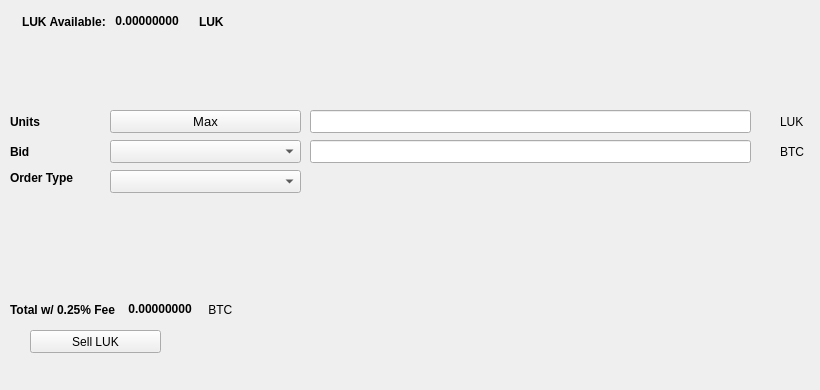
   <widget class="QWidget" name="SellTab">
    <attribute name="title">
     <string>Sell</string>
    </attribute>
    <widget class="QLabel" name="label_16">
     <property name="geometry">
      <rect>
       <x>780</x>
       <y>140</y>
       <width>31</width>
       <height>23</height>
      </rect>
     </property>
     <property name="text">
      <string>BTC</string>
     </property>
    </widget>
    <widget class="QComboBox" name="SellBidcomboBox">
     <property name="geometry">
      <rect>
       <x>110</x>
       <y>140</y>
       <width>191</width>
       <height>23</height>
      </rect>
     </property>
     <property name="font">
      <font>
       <pointsize>10</pointsize>
      </font>
     </property>
    </widget>
    <widget class="QLabel" name="label_18">
     <property name="geometry">
      <rect>
       <x>10</x>
       <y>110</y>
       <width>46</width>
       <height>23</height>
      </rect>
     </property>
     <property name="font">
      <font>
       <weight>75</weight>
       <bold>true</bold>
      </font>
     </property>
     <property name="text">
      <string>Units</string>
     </property>
    </widget>
    <widget class="QPushButton" name="Sell_Max_Amount">
     <property name="geometry">
      <rect>
       <x>110</x>
       <y>110</y>
       <width>191</width>
       <height>23</height>
      </rect>
     </property>
     <property name="font">
      <font>
       <pointsize>10</pointsize>
      </font>
     </property>
     <property name="text">
      <string>Max</string>
     </property>
    </widget>
    <widget class="QLabel" name="label_20">
     <property name="geometry">
      <rect>
       <x>10</x>
       <y>170</y>
       <width>91</width>
       <height>16</height>
      </rect>
     </property>
     <property name="font">
      <font>
       <weight>75</weight>
       <bold>true</bold>
      </font>
     </property>
     <property name="text">
      <string>Order Type</string>
     </property>
    </widget>
    <widget class="QComboBox" name="SellOrdertypeCombo">
     <property name="geometry">
      <rect>
       <x>110</x>
       <y>170</y>
       <width>191</width>
       <height>23</height>
      </rect>
     </property>
     <property name="font">
      <font>
       <pointsize>10</pointsize>
      </font>
     </property>
    </widget>
    <widget class="QLabel" name="label_21">
     <property name="geometry">
      <rect>
       <x>10</x>
       <y>140</y>
       <width>46</width>
       <height>23</height>
      </rect>
     </property>
     <property name="font">
      <font>
       <weight>75</weight>
       <bold>true</bold>
      </font>
     </property>
     <property name="text">
      <string>Bid</string>
     </property>
    </widget>
    <widget class="QLabel" name="label_22">
     <property name="geometry">
      <rect>
       <x>780</x>
       <y>110</y>
       <width>31</width>
       <height>23</height>
      </rect>
     </property>
     <property name="text">
      <string>LUK</string>
     </property>
    </widget>
    <widget class="QLineEdit" name="UnitsInputLUK">
     <property name="geometry">
      <rect>
       <x>310</x>
       <y>110</y>
       <width>441</width>
       <height>23</height>
      </rect>
     </property>
     <property name="font">
      <font>
       <pointsize>9</pointsize>
       <weight>75</weight>
       <bold>true</bold>
      </font>
     </property>
    </widget>
    <widget class="QLineEdit" name="SellBidPriceEdit">
     <property name="geometry">
      <rect>
       <x>310</x>
       <y>140</y>
       <width>441</width>
       <height>23</height>
      </rect>
     </property>
     <property name="font">
      <font>
       <pointsize>9</pointsize>
       <weight>75</weight>
       <bold>true</bold>
      </font>
     </property>
    </widget>
    <widget class="QPushButton" name="SellLUKBTN">
     <property name="geometry">
      <rect>
       <x>30</x>
       <y>330</y>
       <width>131</width>
       <height>23</height>
      </rect>
     </property>
     <property name="text">
      <string>Sell LUK</string>
     </property>
     <property name="icon">
      <iconset resource="../luckycoin">
       <normaloff>:/icons/bitcoin</normaloff>:/icons/bitcoin</iconset>
     </property>
    </widget>
    <widget class="QWidget" name="layoutWidget3">
     <property name="geometry">
      <rect>
       <x>22</x>
       <y>12</y>
       <width>258</width>
       <height>19</height>
      </rect>
     </property>
     <layout class="QHBoxLayout" name="horizontalLayout">
      <item>
       <widget class="QLabel" name="label232_2">
        <property name="font">
         <font>
          <weight>75</weight>
          <bold>true</bold>
         </font>
        </property>
        <property name="text">
         <string>LUK Available:</string>
        </property>
       </widget>
      </item>
      <item>
       <widget class="QLabel" name="LUKAvailableLabel">
        <property name="palette">
         <palette>
          <active>
           <colorrole role="WindowText">
            <brush brushstyle="SolidPattern">
             <color alpha="255">
              <red>0</red>
              <green>0</green>
              <blue>0</blue>
             </color>
            </brush>
           </colorrole>
           <colorrole role="Button">
            <brush brushstyle="SolidPattern">
             <color alpha="255">
              <red>0</red>
              <green>170</green>
              <blue>0</blue>
             </color>
            </brush>
           </colorrole>
           <colorrole role="Light">
            <brush brushstyle="SolidPattern">
             <color alpha="255">
              <red>0</red>
              <green>255</green>
              <blue>0</blue>
             </color>
            </brush>
           </colorrole>
           <colorrole role="Midlight">
            <brush brushstyle="SolidPattern">
             <color alpha="255">
              <red>0</red>
              <green>212</green>
              <blue>0</blue>
             </color>
            </brush>
           </colorrole>
           <colorrole role="Dark">
            <brush brushstyle="SolidPattern">
             <color alpha="255">
              <red>0</red>
              <green>85</green>
              <blue>0</blue>
             </color>
            </brush>
           </colorrole>
           <colorrole role="Mid">
            <brush brushstyle="SolidPattern">
             <color alpha="255">
              <red>0</red>
              <green>113</green>
              <blue>0</blue>
             </color>
            </brush>
           </colorrole>
           <colorrole role="Text">
            <brush brushstyle="SolidPattern">
             <color alpha="255">
              <red>0</red>
              <green>170</green>
              <blue>0</blue>
             </color>
            </brush>
           </colorrole>
           <colorrole role="BrightText">
            <brush brushstyle="SolidPattern">
             <color alpha="255">
              <red>255</red>
              <green>255</green>
              <blue>255</blue>
             </color>
            </brush>
           </colorrole>
           <colorrole role="ButtonText">
            <brush brushstyle="SolidPattern">
             <color alpha="255">
              <red>0</red>
              <green>0</green>
              <blue>0</blue>
             </color>
            </brush>
           </colorrole>
           <colorrole role="Base">
            <brush brushstyle="SolidPattern">
             <color alpha="255">
              <red>255</red>
              <green>255</green>
              <blue>255</blue>
             </color>
            </brush>
           </colorrole>
           <colorrole role="Window">
            <brush brushstyle="SolidPattern">
             <color alpha="255">
              <red>0</red>
              <green>170</green>
              <blue>0</blue>
             </color>
            </brush>
           </colorrole>
           <colorrole role="Shadow">
            <brush brushstyle="SolidPattern">
             <color alpha="255">
              <red>0</red>
              <green>0</green>
              <blue>0</blue>
             </color>
            </brush>
           </colorrole>
           <colorrole role="AlternateBase">
            <brush brushstyle="SolidPattern">
             <color alpha="255">
              <red>127</red>
              <green>212</green>
              <blue>127</blue>
             </color>
            </brush>
           </colorrole>
           <colorrole role="ToolTipBase">
            <brush brushstyle="SolidPattern">
             <color alpha="255">
              <red>255</red>
              <green>255</green>
              <blue>220</blue>
             </color>
            </brush>
           </colorrole>
           <colorrole role="ToolTipText">
            <brush brushstyle="SolidPattern">
             <color alpha="255">
              <red>0</red>
              <green>0</green>
              <blue>0</blue>
             </color>
            </brush>
           </colorrole>
          </active>
          <inactive>
           <colorrole role="WindowText">
            <brush brushstyle="SolidPattern">
             <color alpha="255">
              <red>0</red>
              <green>0</green>
              <blue>0</blue>
             </color>
            </brush>
           </colorrole>
           <colorrole role="Button">
            <brush brushstyle="SolidPattern">
             <color alpha="255">
              <red>0</red>
              <green>170</green>
              <blue>0</blue>
             </color>
            </brush>
           </colorrole>
           <colorrole role="Light">
            <brush brushstyle="SolidPattern">
             <color alpha="255">
              <red>0</red>
              <green>255</green>
              <blue>0</blue>
             </color>
            </brush>
           </colorrole>
           <colorrole role="Midlight">
            <brush brushstyle="SolidPattern">
             <color alpha="255">
              <red>0</red>
              <green>212</green>
              <blue>0</blue>
             </color>
            </brush>
           </colorrole>
           <colorrole role="Dark">
            <brush brushstyle="SolidPattern">
             <color alpha="255">
              <red>0</red>
              <green>85</green>
              <blue>0</blue>
             </color>
            </brush>
           </colorrole>
           <colorrole role="Mid">
            <brush brushstyle="SolidPattern">
             <color alpha="255">
              <red>0</red>
              <green>113</green>
              <blue>0</blue>
             </color>
            </brush>
           </colorrole>
           <colorrole role="Text">
            <brush brushstyle="SolidPattern">
             <color alpha="255">
              <red>0</red>
              <green>170</green>
              <blue>0</blue>
             </color>
            </brush>
           </colorrole>
           <colorrole role="BrightText">
            <brush brushstyle="SolidPattern">
             <color alpha="255">
              <red>255</red>
              <green>255</green>
              <blue>255</blue>
             </color>
            </brush>
           </colorrole>
           <colorrole role="ButtonText">
            <brush brushstyle="SolidPattern">
             <color alpha="255">
              <red>0</red>
              <green>0</green>
              <blue>0</blue>
             </color>
            </brush>
           </colorrole>
           <colorrole role="Base">
            <brush brushstyle="SolidPattern">
             <color alpha="255">
              <red>255</red>
              <green>255</green>
              <blue>255</blue>
             </color>
            </brush>
           </colorrole>
           <colorrole role="Window">
            <brush brushstyle="SolidPattern">
             <color alpha="255">
              <red>0</red>
              <green>170</green>
              <blue>0</blue>
             </color>
            </brush>
           </colorrole>
           <colorrole role="Shadow">
            <brush brushstyle="SolidPattern">
             <color alpha="255">
              <red>0</red>
              <green>0</green>
              <blue>0</blue>
             </color>
            </brush>
           </colorrole>
           <colorrole role="AlternateBase">
            <brush brushstyle="SolidPattern">
             <color alpha="255">
              <red>127</red>
              <green>212</green>
              <blue>127</blue>
             </color>
            </brush>
           </colorrole>
           <colorrole role="ToolTipBase">
            <brush brushstyle="SolidPattern">
             <color alpha="255">
              <red>255</red>
              <green>255</green>
              <blue>220</blue>
             </color>
            </brush>
           </colorrole>
           <colorrole role="ToolTipText">
            <brush brushstyle="SolidPattern">
             <color alpha="255">
              <red>0</red>
              <green>0</green>
              <blue>0</blue>
             </color>
            </brush>
           </colorrole>
          </inactive>
          <disabled>
           <colorrole role="WindowText">
            <brush brushstyle="SolidPattern">
             <color alpha="255">
              <red>0</red>
              <green>85</green>
              <blue>0</blue>
             </color>
            </brush>
           </colorrole>
           <colorrole role="Button">
            <brush brushstyle="SolidPattern">
             <color alpha="255">
              <red>0</red>
              <green>170</green>
              <blue>0</blue>
             </color>
            </brush>
           </colorrole>
           <colorrole role="Light">
            <brush brushstyle="SolidPattern">
             <color alpha="255">
              <red>0</red>
              <green>255</green>
              <blue>0</blue>
             </color>
            </brush>
           </colorrole>
           <colorrole role="Midlight">
            <brush brushstyle="SolidPattern">
             <color alpha="255">
              <red>0</red>
              <green>212</green>
              <blue>0</blue>
             </color>
            </brush>
           </colorrole>
           <colorrole role="Dark">
            <brush brushstyle="SolidPattern">
             <color alpha="255">
              <red>0</red>
              <green>85</green>
              <blue>0</blue>
             </color>
            </brush>
           </colorrole>
           <colorrole role="Mid">
            <brush brushstyle="SolidPattern">
             <color alpha="255">
              <red>0</red>
              <green>113</green>
              <blue>0</blue>
             </color>
            </brush>
           </colorrole>
           <colorrole role="Text">
            <brush brushstyle="SolidPattern">
             <color alpha="255">
              <red>0</red>
              <green>85</green>
              <blue>0</blue>
             </color>
            </brush>
           </colorrole>
           <colorrole role="BrightText">
            <brush brushstyle="SolidPattern">
             <color alpha="255">
              <red>255</red>
              <green>255</green>
              <blue>255</blue>
             </color>
            </brush>
           </colorrole>
           <colorrole role="ButtonText">
            <brush brushstyle="SolidPattern">
             <color alpha="255">
              <red>0</red>
              <green>85</green>
              <blue>0</blue>
             </color>
            </brush>
           </colorrole>
           <colorrole role="Base">
            <brush brushstyle="SolidPattern">
             <color alpha="255">
              <red>0</red>
              <green>170</green>
              <blue>0</blue>
             </color>
            </brush>
           </colorrole>
           <colorrole role="Window">
            <brush brushstyle="SolidPattern">
             <color alpha="255">
              <red>0</red>
              <green>170</green>
              <blue>0</blue>
             </color>
            </brush>
           </colorrole>
           <colorrole role="Shadow">
            <brush brushstyle="SolidPattern">
             <color alpha="255">
              <red>0</red>
              <green>0</green>
              <blue>0</blue>
             </color>
            </brush>
           </colorrole>
           <colorrole role="AlternateBase">
            <brush brushstyle="SolidPattern">
             <color alpha="255">
              <red>0</red>
              <green>170</green>
              <blue>0</blue>
             </color>
            </brush>
           </colorrole>
           <colorrole role="ToolTipBase">
            <brush brushstyle="SolidPattern">
             <color alpha="255">
              <red>255</red>
              <green>255</green>
              <blue>220</blue>
             </color>
            </brush>
           </colorrole>
           <colorrole role="ToolTipText">
            <brush brushstyle="SolidPattern">
             <color alpha="255">
              <red>0</red>
              <green>0</green>
              <blue>0</blue>
             </color>
            </brush>
           </colorrole>
          </disabled>
         </palette>
        </property>
        <property name="font">
         <font>
          <weight>75</weight>
          <bold>true</bold>
         </font>
        </property>
        <property name="text">
         <string> 0.00000000 </string>
        </property>
        <property name="textInteractionFlags">
         <set>Qt::LinksAccessibleByMouse|Qt::TextSelectableByKeyboard|Qt::TextSelectableByMouse</set>
        </property>
       </widget>
      </item>
      <item>
       <widget class="QLabel" name="labelLUK">
        <property name="font">
         <font>
          <weight>75</weight>
          <bold>true</bold>
         </font>
        </property>
        <property name="text">
         <string>LUK</string>
        </property>
       </widget>
      </item>
     </layout>
    </widget>
    <widget class="QWidget" name="layoutWidget">
     <property name="geometry">
      <rect>
       <x>10</x>
       <y>300</y>
       <width>268</width>
       <height>19</height>
      </rect>
     </property>
     <layout class="QHBoxLayout" name="horizontalLayout_2">
      <item>
       <widget class="QLabel" name="label_19">
        <property name="font">
         <font>
          <weight>75</weight>
          <bold>true</bold>
         </font>
        </property>
        <property name="text">
         <string>Total w/ 0.25% Fee </string>
        </property>
       </widget>
      </item>
      <item>
       <widget class="QLabel" name="SellCostLabel">
        <property name="palette">
         <palette>
          <active>
           <colorrole role="WindowText">
            <brush brushstyle="SolidPattern">
             <color alpha="255">
              <red>0</red>
              <green>0</green>
              <blue>0</blue>
             </color>
            </brush>
           </colorrole>
           <colorrole role="Button">
            <brush brushstyle="SolidPattern">
             <color alpha="255">
              <red>0</red>
              <green>170</green>
              <blue>0</blue>
             </color>
            </brush>
           </colorrole>
           <colorrole role="Light">
            <brush brushstyle="SolidPattern">
             <color alpha="255">
              <red>0</red>
              <green>255</green>
              <blue>0</blue>
             </color>
            </brush>
           </colorrole>
           <colorrole role="Midlight">
            <brush brushstyle="SolidPattern">
             <color alpha="255">
              <red>0</red>
              <green>212</green>
              <blue>0</blue>
             </color>
            </brush>
           </colorrole>
           <colorrole role="Dark">
            <brush brushstyle="SolidPattern">
             <color alpha="255">
              <red>0</red>
              <green>85</green>
              <blue>0</blue>
             </color>
            </brush>
           </colorrole>
           <colorrole role="Mid">
            <brush brushstyle="SolidPattern">
             <color alpha="255">
              <red>0</red>
              <green>113</green>
              <blue>0</blue>
             </color>
            </brush>
           </colorrole>
           <colorrole role="Text">
            <brush brushstyle="SolidPattern">
             <color alpha="255">
              <red>0</red>
              <green>170</green>
              <blue>0</blue>
             </color>
            </brush>
           </colorrole>
           <colorrole role="BrightText">
            <brush brushstyle="SolidPattern">
             <color alpha="255">
              <red>255</red>
              <green>255</green>
              <blue>255</blue>
             </color>
            </brush>
           </colorrole>
           <colorrole role="ButtonText">
            <brush brushstyle="SolidPattern">
             <color alpha="255">
              <red>0</red>
              <green>0</green>
              <blue>0</blue>
             </color>
            </brush>
           </colorrole>
           <colorrole role="Base">
            <brush brushstyle="SolidPattern">
             <color alpha="255">
              <red>255</red>
              <green>255</green>
              <blue>255</blue>
             </color>
            </brush>
           </colorrole>
           <colorrole role="Window">
            <brush brushstyle="SolidPattern">
             <color alpha="255">
              <red>0</red>
              <green>170</green>
              <blue>0</blue>
             </color>
            </brush>
           </colorrole>
           <colorrole role="Shadow">
            <brush brushstyle="SolidPattern">
             <color alpha="255">
              <red>0</red>
              <green>0</green>
              <blue>0</blue>
             </color>
            </brush>
           </colorrole>
           <colorrole role="AlternateBase">
            <brush brushstyle="SolidPattern">
             <color alpha="255">
              <red>127</red>
              <green>212</green>
              <blue>127</blue>
             </color>
            </brush>
           </colorrole>
           <colorrole role="ToolTipBase">
            <brush brushstyle="SolidPattern">
             <color alpha="255">
              <red>255</red>
              <green>255</green>
              <blue>220</blue>
             </color>
            </brush>
           </colorrole>
           <colorrole role="ToolTipText">
            <brush brushstyle="SolidPattern">
             <color alpha="255">
              <red>0</red>
              <green>0</green>
              <blue>0</blue>
             </color>
            </brush>
           </colorrole>
          </active>
          <inactive>
           <colorrole role="WindowText">
            <brush brushstyle="SolidPattern">
             <color alpha="255">
              <red>0</red>
              <green>0</green>
              <blue>0</blue>
             </color>
            </brush>
           </colorrole>
           <colorrole role="Button">
            <brush brushstyle="SolidPattern">
             <color alpha="255">
              <red>0</red>
              <green>170</green>
              <blue>0</blue>
             </color>
            </brush>
           </colorrole>
           <colorrole role="Light">
            <brush brushstyle="SolidPattern">
             <color alpha="255">
              <red>0</red>
              <green>255</green>
              <blue>0</blue>
             </color>
            </brush>
           </colorrole>
           <colorrole role="Midlight">
            <brush brushstyle="SolidPattern">
             <color alpha="255">
              <red>0</red>
              <green>212</green>
              <blue>0</blue>
             </color>
            </brush>
           </colorrole>
           <colorrole role="Dark">
            <brush brushstyle="SolidPattern">
             <color alpha="255">
              <red>0</red>
              <green>85</green>
              <blue>0</blue>
             </color>
            </brush>
           </colorrole>
           <colorrole role="Mid">
            <brush brushstyle="SolidPattern">
             <color alpha="255">
              <red>0</red>
              <green>113</green>
              <blue>0</blue>
             </color>
            </brush>
           </colorrole>
           <colorrole role="Text">
            <brush brushstyle="SolidPattern">
             <color alpha="255">
              <red>0</red>
              <green>170</green>
              <blue>0</blue>
             </color>
            </brush>
           </colorrole>
           <colorrole role="BrightText">
            <brush brushstyle="SolidPattern">
             <color alpha="255">
              <red>255</red>
              <green>255</green>
              <blue>255</blue>
             </color>
            </brush>
           </colorrole>
           <colorrole role="ButtonText">
            <brush brushstyle="SolidPattern">
             <color alpha="255">
              <red>0</red>
              <green>0</green>
              <blue>0</blue>
             </color>
            </brush>
           </colorrole>
           <colorrole role="Base">
            <brush brushstyle="SolidPattern">
             <color alpha="255">
              <red>255</red>
              <green>255</green>
              <blue>255</blue>
             </color>
            </brush>
           </colorrole>
           <colorrole role="Window">
            <brush brushstyle="SolidPattern">
             <color alpha="255">
              <red>0</red>
              <green>170</green>
              <blue>0</blue>
             </color>
            </brush>
           </colorrole>
           <colorrole role="Shadow">
            <brush brushstyle="SolidPattern">
             <color alpha="255">
              <red>0</red>
              <green>0</green>
              <blue>0</blue>
             </color>
            </brush>
           </colorrole>
           <colorrole role="AlternateBase">
            <brush brushstyle="SolidPattern">
             <color alpha="255">
              <red>127</red>
              <green>212</green>
              <blue>127</blue>
             </color>
            </brush>
           </colorrole>
           <colorrole role="ToolTipBase">
            <brush brushstyle="SolidPattern">
             <color alpha="255">
              <red>255</red>
              <green>255</green>
              <blue>220</blue>
             </color>
            </brush>
           </colorrole>
           <colorrole role="ToolTipText">
            <brush brushstyle="SolidPattern">
             <color alpha="255">
              <red>0</red>
              <green>0</green>
              <blue>0</blue>
             </color>
            </brush>
           </colorrole>
          </inactive>
          <disabled>
           <colorrole role="WindowText">
            <brush brushstyle="SolidPattern">
             <color alpha="255">
              <red>0</red>
              <green>85</green>
              <blue>0</blue>
             </color>
            </brush>
           </colorrole>
           <colorrole role="Button">
            <brush brushstyle="SolidPattern">
             <color alpha="255">
              <red>0</red>
              <green>170</green>
              <blue>0</blue>
             </color>
            </brush>
           </colorrole>
           <colorrole role="Light">
            <brush brushstyle="SolidPattern">
             <color alpha="255">
              <red>0</red>
              <green>255</green>
              <blue>0</blue>
             </color>
            </brush>
           </colorrole>
           <colorrole role="Midlight">
            <brush brushstyle="SolidPattern">
             <color alpha="255">
              <red>0</red>
              <green>212</green>
              <blue>0</blue>
             </color>
            </brush>
           </colorrole>
           <colorrole role="Dark">
            <brush brushstyle="SolidPattern">
             <color alpha="255">
              <red>0</red>
              <green>85</green>
              <blue>0</blue>
             </color>
            </brush>
           </colorrole>
           <colorrole role="Mid">
            <brush brushstyle="SolidPattern">
             <color alpha="255">
              <red>0</red>
              <green>113</green>
              <blue>0</blue>
             </color>
            </brush>
           </colorrole>
           <colorrole role="Text">
            <brush brushstyle="SolidPattern">
             <color alpha="255">
              <red>0</red>
              <green>85</green>
              <blue>0</blue>
             </color>
            </brush>
           </colorrole>
           <colorrole role="BrightText">
            <brush brushstyle="SolidPattern">
             <color alpha="255">
              <red>255</red>
              <green>255</green>
              <blue>255</blue>
             </color>
            </brush>
           </colorrole>
           <colorrole role="ButtonText">
            <brush brushstyle="SolidPattern">
             <color alpha="255">
              <red>0</red>
              <green>85</green>
              <blue>0</blue>
             </color>
            </brush>
           </colorrole>
           <colorrole role="Base">
            <brush brushstyle="SolidPattern">
             <color alpha="255">
              <red>0</red>
              <green>170</green>
              <blue>0</blue>
             </color>
            </brush>
           </colorrole>
           <colorrole role="Window">
            <brush brushstyle="SolidPattern">
             <color alpha="255">
              <red>0</red>
              <green>170</green>
              <blue>0</blue>
             </color>
            </brush>
           </colorrole>
           <colorrole role="Shadow">
            <brush brushstyle="SolidPattern">
             <color alpha="255">
              <red>0</red>
              <green>0</green>
              <blue>0</blue>
             </color>
            </brush>
           </colorrole>
           <colorrole role="AlternateBase">
            <brush brushstyle="SolidPattern">
             <color alpha="255">
              <red>0</red>
              <green>170</green>
              <blue>0</blue>
             </color>
            </brush>
           </colorrole>
           <colorrole role="ToolTipBase">
            <brush brushstyle="SolidPattern">
             <color alpha="255">
              <red>255</red>
              <green>255</green>
              <blue>220</blue>
             </color>
            </brush>
           </colorrole>
           <colorrole role="ToolTipText">
            <brush brushstyle="SolidPattern">
             <color alpha="255">
              <red>0</red>
              <green>0</green>
              <blue>0</blue>
             </color>
            </brush>
           </colorrole>
          </disabled>
         </palette>
        </property>
        <property name="font">
         <font>
          <weight>75</weight>
          <bold>true</bold>
         </font>
        </property>
        <property name="autoFillBackground">
         <bool>false</bool>
        </property>
        <property name="text">
         <string> 0.00000000</string>
        </property>
        <property name="textInteractionFlags">
         <set>Qt::LinksAccessibleByMouse|Qt::TextSelectableByMouse</set>
        </property>
       </widget>
      </item>
      <item>
       <widget class="QLabel" name="label_17">
        <property name="font">
         <font>
          <weight>50</weight>
          <bold>false</bold>
         </font>
        </property>
        <property name="text">
         <string> BTC</string>
        </property>
       </widget>
      </item>
     </layout>
    </widget>
    <widget class="QLabel" name="label_23">
     <property name="geometry">
      <rect>
       <x>460</x>
       <y>300</y>
       <width>281</width>
       <height>81</height>
      </rect>
     </property>
     <property name="text">
      <string/>
     </property>
     <property name="pixmap">
      <pixmap>:/images/bittrex</pixmap>
     </property>
    </widget>
   </widget>
